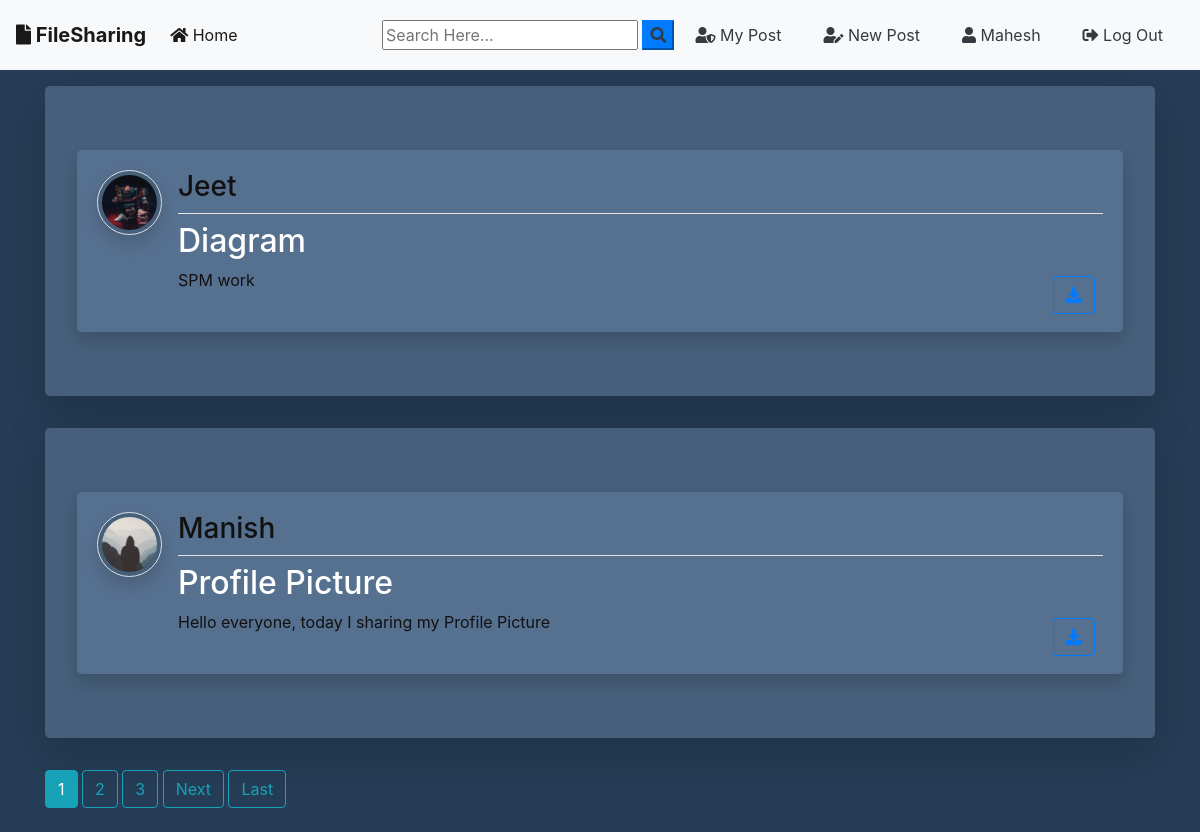
The app's page / (signed in) with its own data.
### blog/models.py (models this page shows, shortened)
class Post(models.Model):
	title = models.CharField(max_length=100)
	file = models.FileField(null=True,blank=True,upload_to='Files')
	content = models.TextField()
	date_posted = models.DateTimeField(default=timezone.now)
	author = models.ForeignKey(User, on_delete=models.CASCADE)

### users/models.py (models this page shows, shortened)
class Profile(models.Model):
    user = models.OneToOneField(User, on_delete=models.CASCADE)
    image = models.ImageField(default='default.jpg', upload_to='profile_pics')

### blog/views.py (the view)
# urls.py: path('', PostListView.as_view(), name='blog-home'),
class PostListView(ListView):
    model = Post
    template_name = 'blog/home.html'  # <app>/<model>_<viewtype>.html
    context_object_name = 'posts'
    ordering = ['-date_posted']
    paginate_by = 2

### blog/templates/blog/home.html (shortened to what this page needs)
{% extends "blog/base.html" %}
{% block content %}
    {% for post in posts %}
      <div class="jumbotron mt-3  shadow-lg" style="background: rgb(70,95,122);">
      <article class="media  shadow" style="background: rgb(86,112,143); border-radius: 5px; padding: 20px 20px 10px 20px;">
        <a href="{{ post.author.profile.image.url }} " target="_blank"> <img src="{{ post.author.profile.image.url }}  " alt="" class="article-img rounded-circle img-thumbnail img-fluid shadow" style="background: rgb(70,95,122);">
        </a>
        <div class="media-body" >
          <div class="article-metadata d-flex justify-content-between">
            <a class="mr-2 " href="{% url 'user-posts' post.author.username  %}"><h3>{{ post.author }}</h3></a>
          </div>
          <h2><a class="article-title text-justify " href="{% url 'post-detail' post.id %}">{{ post.title }}</a></h2>
          <div class="d-flex justify-content-between">
            <p class="article-content text-justify text-truncate overflow-hidden">{{ post.content }}</p>
            {% if post.file %}
          <div class="form-group mt-0 pt-0  m-2">
            <a class="btn btn-outline-primary  btn-d "  href="{{ post.file.url }}"  download type="submit"><i class="fas fa-download" ></i></a>
          </div>
          {% endif %}
          </div>
        </div>
      </article>
      </div>
    {% endfor %}
    {% if is_paginated %}
      {% for num in page_obj.paginator.page_range %}
        {% if page_obj.number == num %}
          <a class="btn btn-info mb-4" href="?page={{ num }}">{{ num }}</a>
        {% elif num > page_obj.number|add:'-3' and num < page_obj.number|add:'3' %}
          <a class="btn btn-outline-info mb-4" href="?page={{ num }}">{{ num }}</a>
        {% endif %}
      {% endfor %}
      {% if page_obj.has_next %}
        <a class="btn btn-outline-info mb-4" href="?page={{ page_obj.next_page_number }}">Next</a>
        <a class="btn btn-outline-info mb-4" href="?page={{ page_obj.paginator.num_pages }}">Last</a>
      {% endif %}
    {% endif %}
{% endblock content %}

### blog/templates/blog/base.html (shortened to what this page needs)
{% load static %}
<!doctype html>
<html lang="en">
  <head>
    <link rel="stylesheet" href="https://stackpath.bootstrapcdn.com/bootstrap/4.3.1/css/bootstrap.min.css">
    <link rel="stylesheet" href="https://use.fontawesome.com/releases/v5.8.1/css/all.css" >
    <link rel="stylesheet" href="{% static 'blog/main.css' %}">
</head>
  <body style="background-color: rgb(37,61,86);">
        <nav class="navbar navbar-expand-lg navbar-light bg-light" >
                <a class="navbar-brand font-weight-bold" href="{% url 'blog-home' %}"><i class="fas fa-file"></i> FileSharing</a>
                <div class="collapse navbar-collapse" id="navbarSupportedContent">
                  <ul class="navbar-nav mr-auto">
                    <li class="nav-item active">
                      <a class="nav-link" href="{% url 'blog-home' %}"><i class="fas fa-home"></i> Home <span class="sr-only">(current)</span></a>
                    </li>
                  </ul>
                  <form id="searchform" action="{% url 'search' %}" method="get">
                    <input type="text" name="q" type="text" value="{{ request.GET.q }}" placeholder="Search Here..." />
                    <button type="button" onclick="searchform.submit()" class=" text-dark my-color btn-primary"><i class="fa fa-search"></i></button>
                </form>
                    {% if user.is_authenticated %}
                    <a href="{% url 'user-posts' user %}" class="btn text-dark m-2"><i class="fas fa-user-shield"></i> My Post</a>
                    <a href="{% url 'post-create' %} " class="btn text-dark m-2"><i class="fas fa-user-edit"></i> New Post</a>
                    <a href="{% url 'profile' %} " class="btn text-dark m-2"><i class="fas fa-user"></i> {{ user.username }}</a>
                    <a href="{% url 'logout' %} " class="btn text-dark m-2"><i class="fas fa-sign-out-alt"></i> Log Out</a>
                    {% else %}
                    <a href="{% url 'login' %} " class="btn text-dark m-2" ><i class="fas fa-user-tie" ></i> Log In</a>
                    <a href="{% url 'register' %} " class="btn text-dark m-2"> <i class="fas fa-sign-in-alt"></i> Sign Up</a>
                    {% endif %}
                </div>
              </nav>
      <div class="container my-bg" >
    {% block content %}
    {% endblock  %}
</div>
  </body>
</html>

### blog/static/blog/main.css (style rules this page uses)
body { background: #fafafa; color: #111; margin-top: 0; }
h1, h2, h3, h4, h5, h6 { color: #111; }
ul { margin: 0; }
.article-title { color: #fff; }
.article-content { white-space: pre-line; }
.article-img { height: 65px; width: 65px; margin-right: 16px; }
.article-metadata { padding-bottom: 1px; margin-bottom: 4px; border-bottom: 1px solid #e3e3e3 }

### records on screen
Post: author.profile.image (picture), author "Jeet", title "Diagram", content "SPM work"
Post: author.profile.image (placeholder picture), author "Manish", title "Profile Picture", content "Hello everyone, today I sharing my Profile Picture"

### other values on screen
{{ user.username }} "Mahesh"
{{ num }} "1"
{{ num }} "2" "3"
